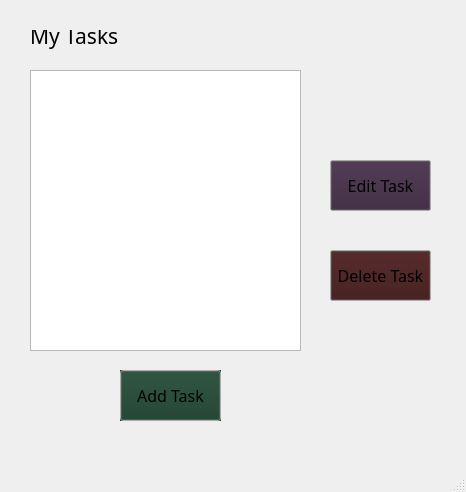
<?xml version="1.0" encoding="UTF-8"?>
<ui version="4.0">
 <class>MainWindow</class>
 <widget class="QMainWindow" name="MainWindow">
  <property name="geometry">
   <rect>
    <x>0</x>
    <y>0</y>
    <width>466</width>
    <height>492</height>
   </rect>
  </property>
  <property name="windowTitle">
   <string>Task Manager</string>
  </property>
  <property name="windowIcon">
   <iconset theme="QIcon::ThemeIcon::DocumentPageSetup"/>
  </property>
  <widget class="QWidget" name="centralwidget">
   <widget class="QPushButton" name="addButton">
    <property name="geometry">
     <rect>
      <x>120</x>
      <y>370</y>
      <width>101</width>
      <height>51</height>
     </rect>
    </property>
    <property name="palette">
     <palette>
      <active>
       <colorrole role="Button">
        <brush brushstyle="SolidPattern">
         <color alpha="255">
          <red>24</red>
          <green>60</green>
          <blue>41</blue>
         </color>
        </brush>
       </colorrole>
      </active>
      <inactive>
       <colorrole role="Button">
        <brush brushstyle="SolidPattern">
         <color alpha="255">
          <red>24</red>
          <green>60</green>
          <blue>41</blue>
         </color>
        </brush>
       </colorrole>
      </inactive>
      <disabled>
       <colorrole role="Button">
        <brush brushstyle="SolidPattern">
         <color alpha="255">
          <red>24</red>
          <green>60</green>
          <blue>41</blue>
         </color>
        </brush>
       </colorrole>
      </disabled>
     </palette>
    </property>
    <property name="font">
     <font>
      <family>Ink Free</family>
      <pointsize>12</pointsize>
     </font>
    </property>
    <property name="autoFillBackground">
     <bool>true</bool>
    </property>
    <property name="text">
     <string>Add Task</string>
    </property>
   </widget>
   <widget class="QListWidget" name="taskListWidget">
    <property name="geometry">
     <rect>
      <x>30</x>
      <y>70</y>
      <width>271</width>
      <height>281</height>
     </rect>
    </property>
    <property name="font">
     <font>
      <family>Ink Free</family>
      <pointsize>18</pointsize>
     </font>
    </property>
    <property name="frameShape">
     <enum>QFrame::Shape::StyledPanel</enum>
    </property>
   </widget>
   <widget class="QPushButton" name="deleteButton">
    <property name="geometry">
     <rect>
      <x>330</x>
      <y>250</y>
      <width>101</width>
      <height>51</height>
     </rect>
    </property>
    <property name="palette">
     <palette>
      <active>
       <colorrole role="Button">
        <brush brushstyle="SolidPattern">
         <color alpha="255">
          <red>60</red>
          <green>19</green>
          <blue>19</blue>
         </color>
        </brush>
       </colorrole>
      </active>
      <inactive>
       <colorrole role="Button">
        <brush brushstyle="SolidPattern">
         <color alpha="255">
          <red>60</red>
          <green>19</green>
          <blue>19</blue>
         </color>
        </brush>
       </colorrole>
      </inactive>
      <disabled>
       <colorrole role="Button">
        <brush brushstyle="SolidPattern">
         <color alpha="255">
          <red>60</red>
          <green>19</green>
          <blue>19</blue>
         </color>
        </brush>
       </colorrole>
      </disabled>
     </palette>
    </property>
    <property name="font">
     <font>
      <family>Ink Free</family>
      <pointsize>12</pointsize>
     </font>
    </property>
    <property name="text">
     <string>Delete Task</string>
    </property>
   </widget>
   <widget class="QPushButton" name="editButton">
    <property name="geometry">
     <rect>
      <x>330</x>
      <y>160</y>
      <width>101</width>
      <height>51</height>
     </rect>
    </property>
    <property name="palette">
     <palette>
      <active>
       <colorrole role="Button">
        <brush brushstyle="SolidPattern">
         <color alpha="255">
          <red>57</red>
          <green>35</green>
          <blue>60</blue>
         </color>
        </brush>
       </colorrole>
      </active>
      <inactive>
       <colorrole role="Button">
        <brush brushstyle="SolidPattern">
         <color alpha="255">
          <red>57</red>
          <green>35</green>
          <blue>60</blue>
         </color>
        </brush>
       </colorrole>
      </inactive>
      <disabled>
       <colorrole role="Button">
        <brush brushstyle="SolidPattern">
         <color alpha="255">
          <red>57</red>
          <green>35</green>
          <blue>60</blue>
         </color>
        </brush>
       </colorrole>
      </disabled>
     </palette>
    </property>
    <property name="font">
     <font>
      <family>Ink Free</family>
      <pointsize>12</pointsize>
     </font>
    </property>
    <property name="text">
     <string>Edit Task</string>
    </property>
   </widget>
   <widget class="QLabel" name="label">
    <property name="geometry">
     <rect>
      <x>30</x>
      <y>30</y>
      <width>141</width>
      <height>41</height>
     </rect>
    </property>
    <property name="font">
     <font>
      <family>Ink Free</family>
      <pointsize>16</pointsize>
     </font>
    </property>
    <property name="text">
     <string>My Tasks
</string>
    </property>
   </widget>
   <zorder>taskListWidget</zorder>
   <zorder>addButton</zorder>
   <zorder>deleteButton</zorder>
   <zorder>editButton</zorder>
   <zorder>label</zorder>
  </widget>
  <widget class="QMenuBar" name="menubar">
   <property name="geometry">
    <rect>
     <x>0</x>
     <y>0</y>
     <width>466</width>
     <height>33</height>
    </rect>
   </property>
  </widget>
  <widget class="QStatusBar" name="statusbar"/>
 </widget>
 <resources/>
 <connections/>
</ui>
